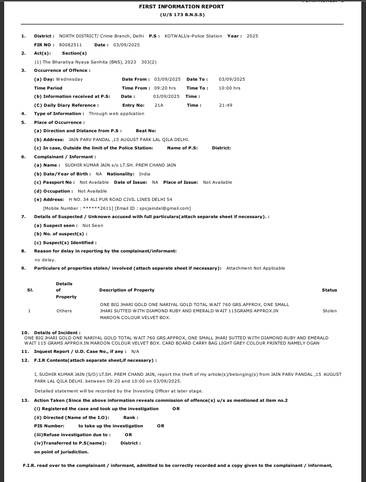
#> input picture uploads/test.jpg, 366 x 482 px, shrunk from 703 x 926 before the run, found by its file name
$ python preprocess.py   (older library calls are emulated)
#> lines starting #> are read from the running program, lines starting #| are printed output that depends on the picture; after the words box and inside, x2 and y2 are one past the last pixel; in counts of white or black regions, pixels touching at a corner belong together
import cv2
import numpy as np
import os

INPUT_PATH = os.path.join("uploads", "test.jpg")
OUTPUT_PATH = os.path.join("processed", "processed.jpg")

image = cv2.imread(INPUT_PATH)
#> image is the input picture: shape (482, 366, 3); min 0, max 255, mean 238.3

if image is None:
    raise FileNotFoundError("Image not found")

gray = cv2.cvtColor(image, cv2.COLOR_BGR2GRAY)

# ---------- Shadow Removal ----------
dilated = cv2.dilate(gray, np.ones((7,7), np.uint8))
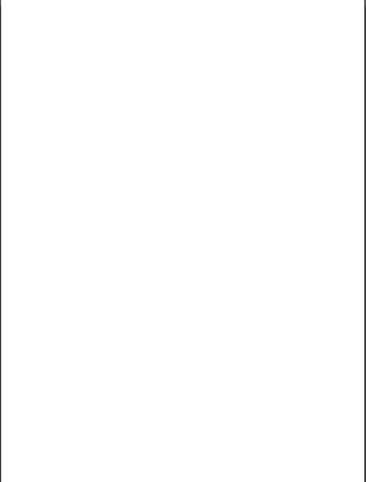
#> dilated: shape (482, 366); min 51, max 255, mean 253.4
bg = cv2.medianBlur(dilated, 21)
shadow_removed = 255 - cv2.absdiff(gray, bg)

# ---------- CLAHE ----------
clahe = cv2.createCLAHE(clipLimit=2.0, tileGridSize=(8,8))
contrast = clahe.apply(shadow_removed)
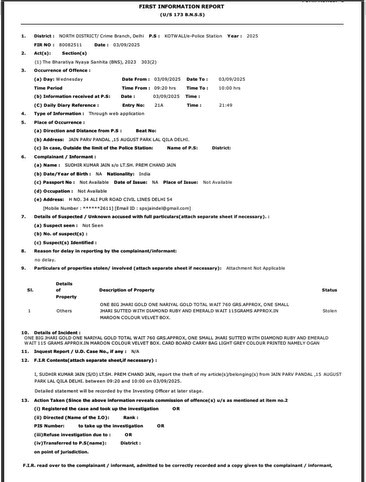
#> contrast: shape (482, 366); min 1, max 255, mean 237.1

# ---------- Denoise ----------
blur = cv2.GaussianBlur(contrast, (5,5), 0)
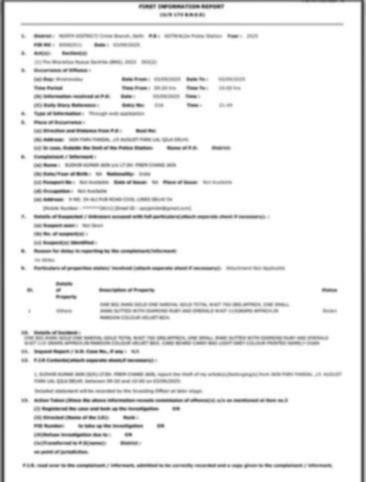
#> blur: shape (482, 366); min 72, max 255, mean 237

# ---------- Threshold ----------
binary = cv2.adaptiveThreshold(
    blur,255,
    cv2.ADAPTIVE_THRESH_GAUSSIAN_C,
    cv2.THRESH_BINARY,
    15,10
)
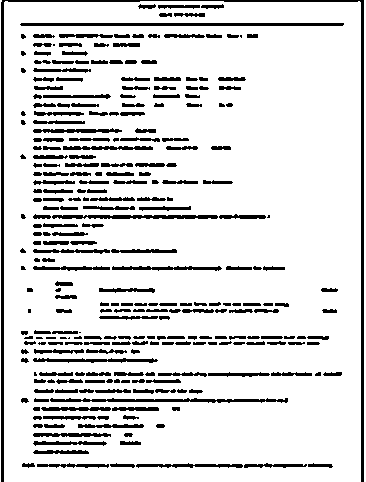
#> binary: shape (482, 366); 85.8% white; 280 black regions (21 under 20 px), largest, box (x1, y1, x2, y2) and area: (1, 0, 364, 482) 3515, (20, 23, 344, 26) 969, (50, 398, 288, 403) 711

# ---------- Morphology ----------
kernel = np.ones((2,2), np.uint8)
clean = cv2.morphologyEx(binary, cv2.MORPH_OPEN, kernel)
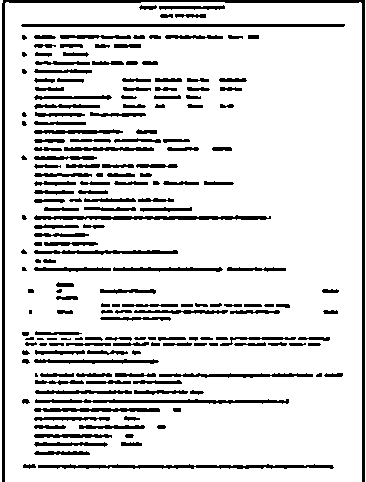
#> clean: shape (482, 366); 85.4% white; 191 black regions (13 under 20 px), largest, box (x1, y1, x2, y2) and area: (2, 0, 365, 482) 3871, (21, 24, 345, 27) 969, (38, 464, 334, 469) 899
clean = cv2.morphologyEx(clean, cv2.MORPH_CLOSE, kernel)
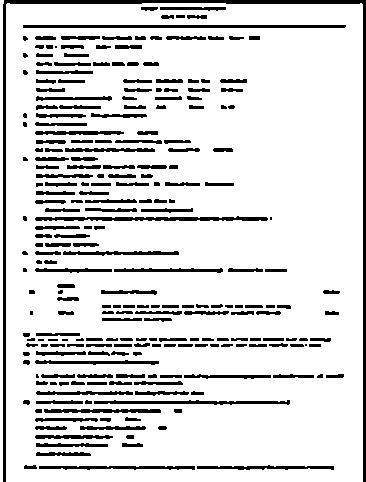
#> clean: shape (482, 366); 85.4% white; 247 black regions (17 under 20 px), largest, box (x1, y1, x2, y2) and area: (3, 0, 366, 482) 4227, (23, 25, 346, 28) 968, (35, 216, 268, 221) 830

# ---------- Quality Score ----------
lap = cv2.Laplacian(gray, cv2.CV_64F).var()
#> lap = 4410.6

if lap > 150:
    quality = "Excellent"
elif lap > 80:
    quality = "Good"
elif lap > 40:
    quality = "Average"
else:
    quality = "Poor"

os.makedirs("processed", exist_ok=True)
cv2.imwrite(OUTPUT_PATH, clean)

print("\n========== PREPROCESS REPORT ==========")
print("Saved :", OUTPUT_PATH)
print(f"Sharpness Score : {lap:.2f}")
#| Sharpness Score : 4410.65
print("Quality :", quality)
print("======================================")

$ run again, with test_firs/delhi_fir.webp saved as uploads/test.jpg
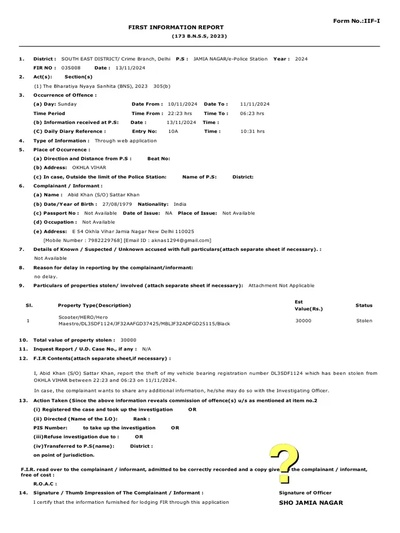
#> input picture test_firs/delhi_fir.webp, 400 x 533 px, shrunk from 768 x 1024 before the run, found by its file name
#> image is the input picture: shape (533, 400, 3); mean B, G, R 243.7, 244, 244
#> bg: shape (533, 400); every value is 255
#> `binary = cv2.adaptiveThreshold( blur,255, cv2.ADAPTIVE_THRESH_GAUSSIAN..`:
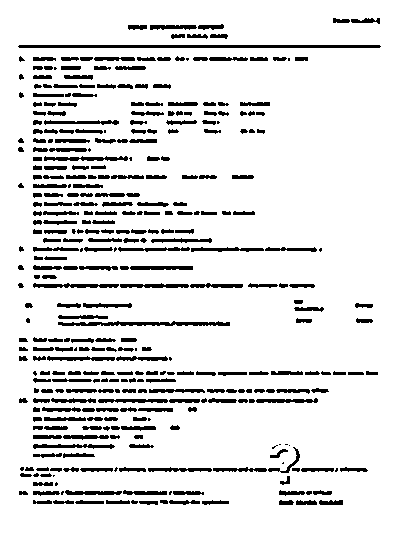
#> binary: shape (533, 400); 88.5% white; 357 black regions (37 under 20 px), largest, box (x1, y1, x2, y2) and area: (18, 45, 381, 48) 1085, (58, 321, 230, 326) 591, (33, 283, 119, 288) 306
#> `clean = cv2.morphologyEx(clean, cv2.MORPH_CLOSE, kernel)`:
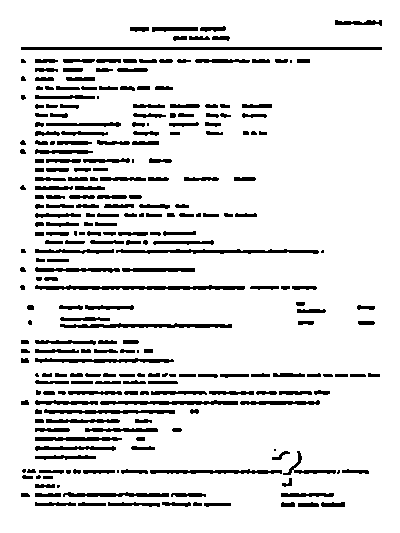
#> clean: shape (533, 400); 88.5% white; 267 black regions (23 under 20 px), largest, box (x1, y1, x2, y2) and area: (21, 47, 382, 50) 1083, (35, 285, 245, 290) 762, (116, 249, 319, 254) 627
#> lap = 4183.3
#| Sharpness Score : 4183.35

$ run again, with test_firs/haryana_fir.jpg copied over uploads/test.jpg
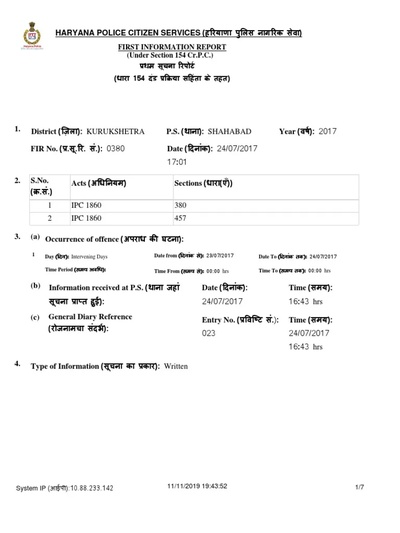
#> input picture test_firs/haryana_fir.jpg, 400 x 533 px, shrunk from 768 x 1024 before the run, found by its file name
#> image is the input picture: shape (533, 400, 3); mean B, G, R 246.7, 246.8, 246.8
#> `bg = cv2.medianBlur(dilated, 21)`:
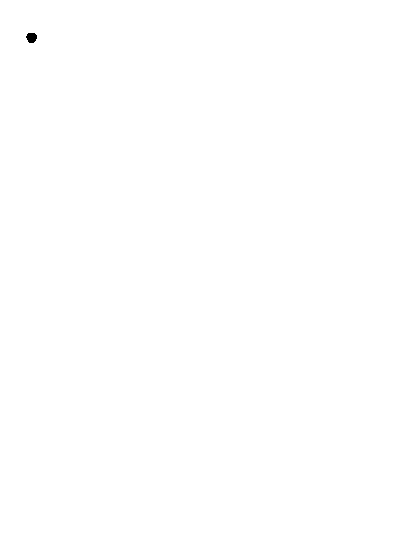
#> bg: shape (533, 400); values 254 (black) and 255 (white), 100% white; 1 black region, box (x1, y1, x2, y2) and area: (26, 33, 37, 43) 87
#> binary: shape (533, 400); 93.4% white; 227 black regions (53 under 20 px), largest, box (x1, y1, x2, y2) and area: (187, 198, 359, 201) 337, (78, 29, 127, 38) 265, (235, 28, 283, 39) 243
#> `clean = cv2.morphologyEx(clean, cv2.MORPH_CLOSE, kernel)`:
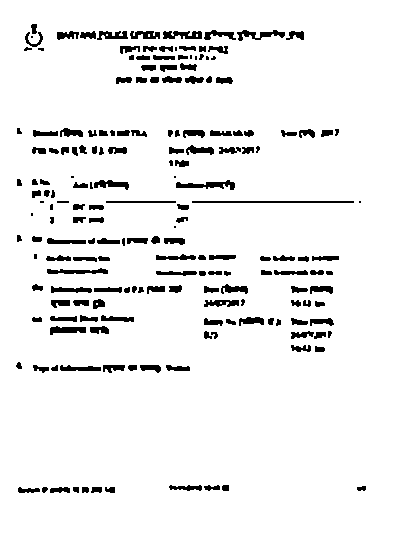
#> clean: shape (533, 400); 93.6% white; 187 black regions (18 under 20 px), largest, box (x1, y1, x2, y2) and area: (192, 201, 354, 203) 324, (176, 180, 235, 190) 295, (237, 30, 285, 41) 243
#> lap = 3675.8
#| Sharpness Score : 3675.82
